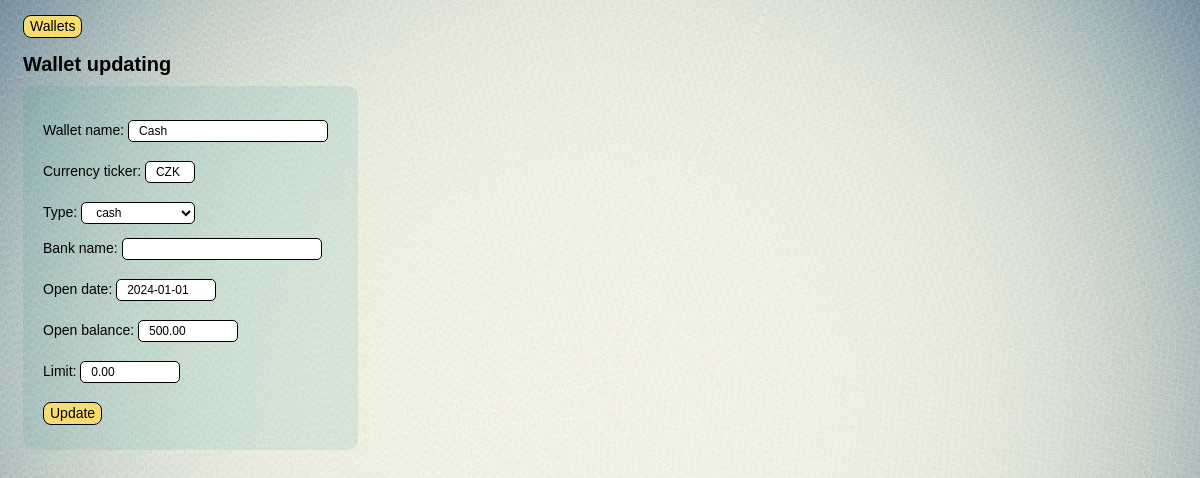
The page /finance/home_wlt/12/update_wlt/ on the database its author committed.
### finance/models.py (models this page shows, shortened)
class Wallet(models.Model):
    W_TYPES = (
        ('a', 'account'),
        ('b', 'bank account'),
        ('c', 'cash'),
        )
    w_name = models.CharField(max_length=20, verbose_name = 'Wallet name')
    w_ticker = models.CharField(max_length=3, verbose_name = 'Currency ticker')
    w_type = models.CharField(max_length=1, choices=W_TYPES, verbose_name = 'Type')
    w_bank = models.CharField(max_length=25, verbose_name = 'Bank name', blank=True)
    w_date = models.DateField(db_index=True, verbose_name = 'Open date')
    w_balance = models.DecimalField(max_digits=12, decimal_places=2, verbose_name = 'Open balance', default=0.00)
    f_name = models.CharField(max_length=24, blank=True, verbose_name='Full wallet name')
    w_limit = models.DecimalField(max_digits=12, decimal_places=2, verbose_name = 'Limit', default=0.00)
    class Meta:
        verbose_name = 'wallet'
        verbose_name_plural = 'wallets'
        ordering = ['w_name']

### finance/views.py (the view, shortened to what this page needs)
# urls.py: path('home_wlt/<int:pk>/update_wlt/', Update_wlt.as_view(), name = 'update_wlt'),
class Update_wlt(UpdateView):#____________________________________________Update_wlt
    model = Wallet
    form_class = Form_create_wlt
    template_name = 'finance/tmplt_update_wlt.html'

### finance/forms.py
class Form_create_wlt(forms.ModelForm):#__________________________________________Form_create_wlt
    class Meta:
        model = Wallet
        fields = ['w_name', 'w_ticker', 'w_type', 'w_bank', 'w_date', 'w_balance', 'w_limit']
    def __init__(self, *args, **kwargs):
        super(Form_create_wlt, self).__init__(*args, **kwargs)
        self.fields['w_name'].widget.attrs.update({'style': 'width: 200px;'})
        self.fields['w_ticker'].widget.attrs.update({'style': 'width: 50px;'})
        self.fields['w_bank'].widget.attrs.update({'style': 'width: 200;'})

### finance/templates/finance/tmplt_update_wlt.html (shortened to what this page needs)
{% extends 'layout/basic.html' %}
{% load static %}
{% block menu %}
    <div class = 'nav'>
        <button class="btn nav_btn" onclick="location.href='{% url 'home' %}'">Wallets</button>
    </div>
{% endblock %}
{% block header %} <h1> Wallet updating </h1>{% endblock %}
{% block left_side %}
    <div class="container_dark">
        <form method='POST'>
            {{ form.as_p }}
            <button type='submit' class="btn nav_btn">Update</button>
        </form>
    </div>
{% endblock %}

### finance/static/finance/style.css (style rules this page uses)
body { position: relative; z-index: 0; background-image: url('bg_v2.jpg'); background-size: cover; background-repeat: no-repeat; background-position: center; font-family: Arial, sans-serif; text-decoration: none; color: black; }
.nav { display: flex; flex-direction: row; margin: 15px 10px 5px 5px; padding: 0px 5px 0px 10px; text-align: left; width: auto; }
h1 { font-size: 20px; font-weight: bold; margin: 15px 30px 0px 15px; }
.btn { border: 1px solid black; line-height: 1.1; cursor: pointer; transition: transform 0.2s; text-decoration: none; text-align: center; border-radius: 8px; white-space: normal; word-wrap: break-word; }
.nav_btn { background-color: rgb(247, 220, 111); min-height: 23px; height: fit-content; margin: 0px 7px 0px 0px; font-size: 14px; }
.container_dark { margin: 10px; padding:10px; background-color: rgba(0, 139, 139, 0.1); border-radius: 10px; }
form { font-size: 14px; padding: 10px 10px 15px 10px; margin: 0px 0px 0px 0px; }
input[type="text"], [type="number"], textarea { padding: 0px 5px 0px 10px; height: 22px; width: 100px; margin: 0px 10px 5px 0px; border: 1px solid black; font-size: 12px; border-radius: 5px; }
select { font-size: 12px; padding: 2px 10px 2px 10px; margin: 0px 5px 0px 0px; background-color: white; border: 0.5px solid black; cursor: pointer; border-radius: 5px; height: 22px; }

### rows shown on the page
Wallet: w_name "Cash", w_ticker "CZK", w_type "cash", w_date "2024-01-01", w_balance "500.00", w_limit "0.00"
